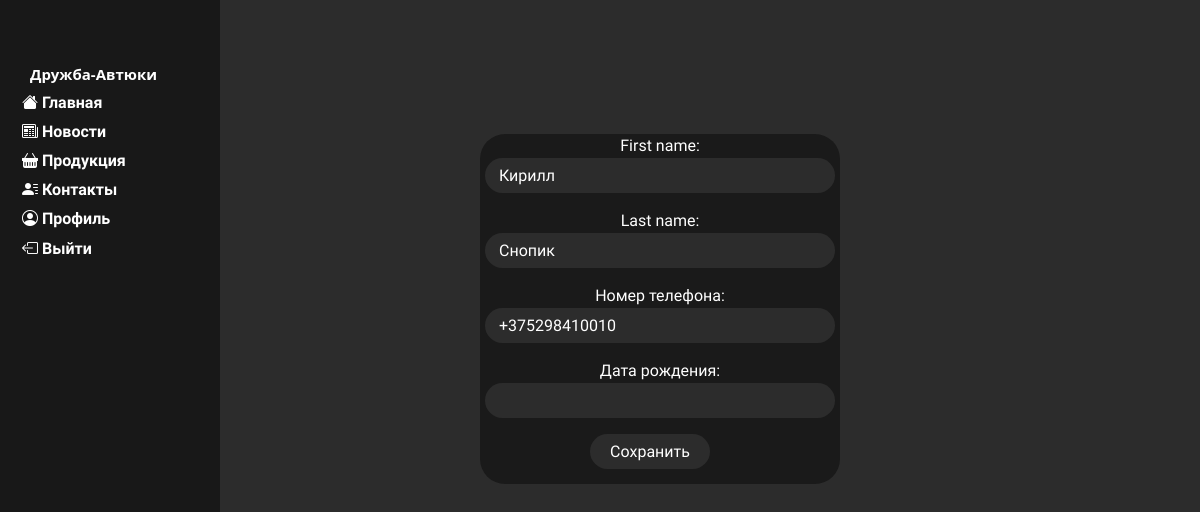
The app's page /edit_profile/ (signed in), older data.
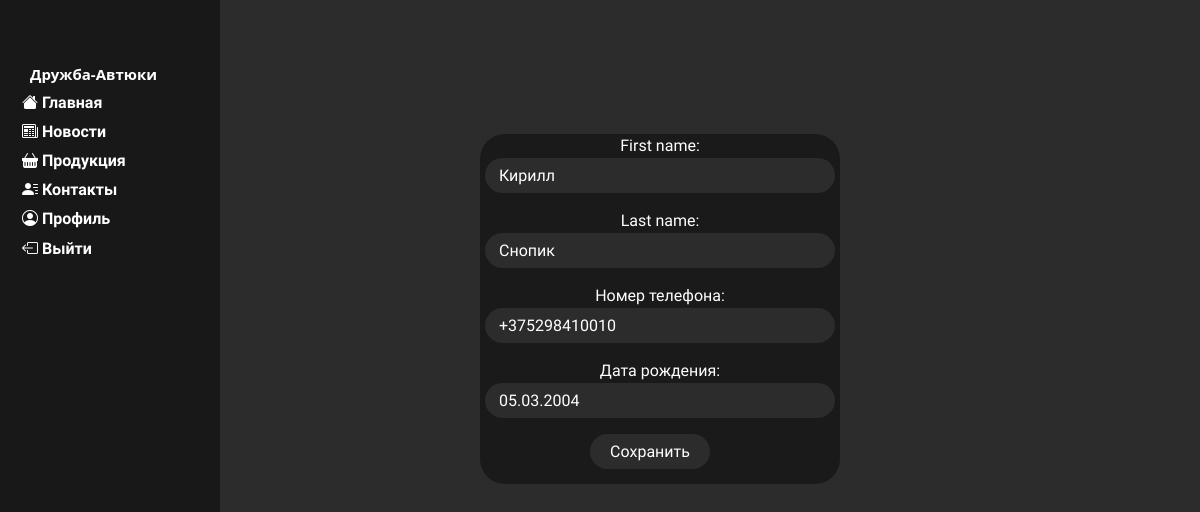
The same page, newer data.
### main/models.py (models this page shows)
class Profile(models.Model):
    user = models.OneToOneField(User, on_delete=models.CASCADE)
    phone_number = models.CharField(max_length=15,verbose_name='Номер телефона')
    pic = models.ImageField(upload_to='main/static/main/subimg')
    birth_date = models.DateField(null=True, blank=True, verbose_name='Дата рождения')
    liked_articles = models.ManyToManyField(News, blank=True)

### main/views.py (the view)
# urls.py: path('edit_profile/', views.edit_profile, name='edit_profile'),
def edit_profile(request):
    if request.method == 'POST':
        user_form = EditUserForm(request.POST, instance=request.user)
        profile_form = EditProfileForm(request.POST, instance=request.user.profile)
        if user_form.is_valid() and profile_form.is_valid():
            user_form.save()
            profile_form.save()
            return redirect('profile')  # Replace 'profile' with the name of the URL for the user's profile page
        else:
            messages.error(request, 'Error updating your profile')
    else:
        user_form = EditUserForm(instance=request.user)
        profile_form = EditProfileForm(instance=request.user.profile)
    context = {'user_form': user_form, 'profile_form': profile_form}
    return render(request, 'main/edit_profile.html', context)

### main/forms.py
class EditUserForm(forms.ModelForm):
    class Meta:
        model = User
        fields = ('first_name', 'last_name')

class EditProfileForm(forms.ModelForm):
    class Meta:
        model = Profile
        fields = ('phone_number', 'birth_date')

### main/templates/main/edit_profile.html (shortened to what this page needs)
{% extends 'main/layout.html' %}
{% load static %}
{% block content %}
    <div class="edit-profile">
        <h2>Edit Profile</h2>
        <div class="editpanel"><form method="post">
            {{ user_form.as_p }}
            {{ profile_form.as_p }}
            <button type="submit" class="save-button">Сохранить</button>
        </form></div>
    </div>
{% endblock %}

Row changes from the older to the newer data that the page shows:
changed Profile: birth_date (not shown) → "05.03.2004"
